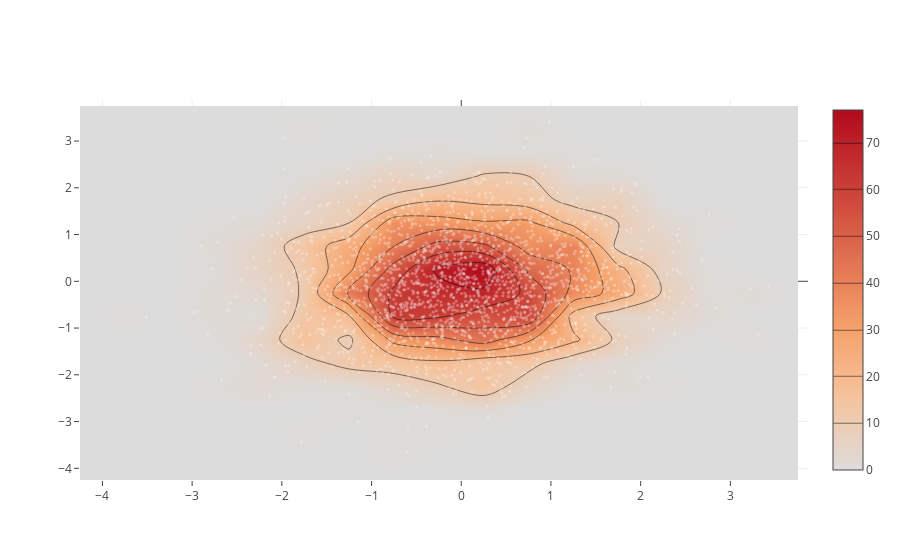

Notebook code cell kept with this figure:
### Code cell
# Scatter plot with heatmap
x = np.random.randn(2000)
y = np.random.randn(2000)
iplot([Histogram2dContour(x=x, y=y, contours=Contours(coloring='heatmap')),
       Scatter(x=x, y=y, mode='markers', marker=Marker(color='white', size=3, opacity=0.3))],
       show_link=False)

### Figure 1 — Plotly figure (JSON) as saved in the notebook; plotly's stock layout.template omitted (floating-point values rounded to 4 significant figures; data arrays with more than 128 entries replaced by an {"elided": "..."} marker saying what was removed)
{"data": [{"contours": {"coloring": "heatmap"}, "type": "histogram2dcontour", "x": {"elided": "2000 float values"}, "y": {"elided": "2000 float values"}}, {"marker": {"color": "white", "opacity": 0.3, "size": 3}, "mode": "markers", "type": "scatter", "x": {"elided": "2000 float values"}, "y": {"elided": "2000 float values"}}], "layout": {}}
